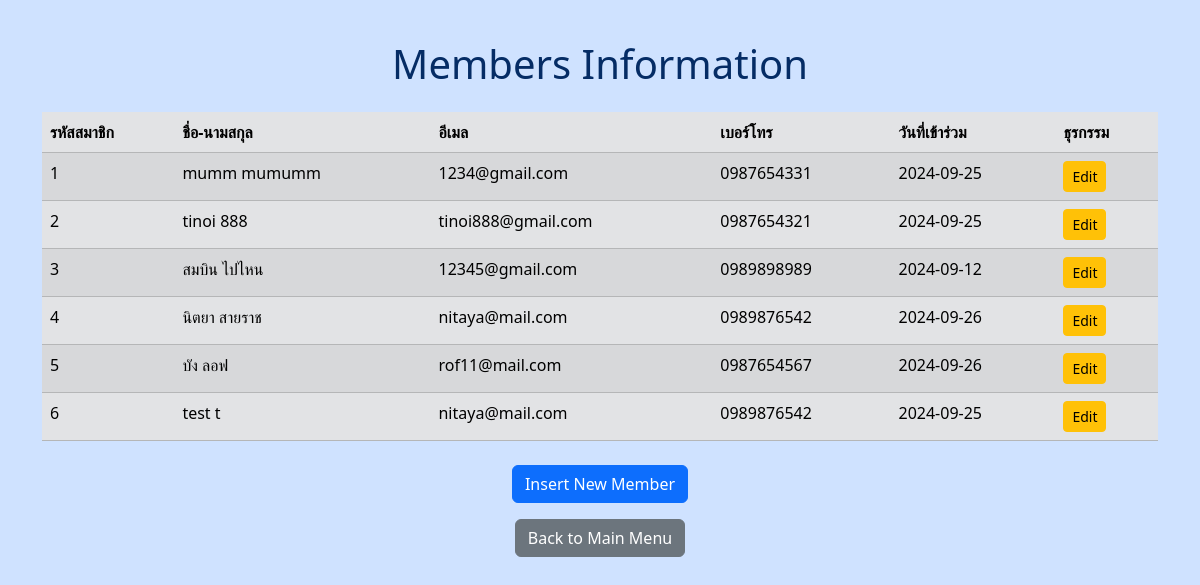
/members.php, run on the app's committed database.
### tables this page shows
CREATE TABLE `members` (
  `MemberID` int(11) NOT NULL,
  `FirstName` varchar(30) DEFAULT NULL,
  `LastName` varchar(30) DEFAULT NULL,
  `Email` varchar(50) DEFAULT NULL,
  `PhoneNumber` varchar(15) DEFAULT NULL,
  `JoinDate` date DEFAULT NULL
);

### members.php (the view, shortened to what this page needs)
<!DOCTYPE html>
<html lang="en">
<head>
    <link href="https://cdn.jsdelivr.net/npm/bootstrap@5.3.3/dist/css/bootstrap.min.css" rel="stylesheet">
</head>
<body class="p-3 mb-2 bg-primary-subtle text-primary-emphasis">
    <div class="container mt-4">
        <h1 class="text-center mb-4">Members Information</h1>
        <?php
            require 'conn.php';
            $sql = "SELECT * FROM members";
            $result = $conn->query($sql);
        ?>
        <table class="table table-secondary table-striped table-hover">
            <thead class="thead-dark">
                <tr>
                    <th>รหัสสมาชิก</th>
                    <th>ชื่อ-นามสกุล</th>
                    <th>อีเมล</th>
                    <th>เบอร์โทร</th>
                    <th>วันที่เข้าร่วม</th>
                    <th>ธุรกรรม</th>
                </tr>
            </thead>
            <tbody>
                <?php
                    if ($result->num_rows > 0) {
                        while($row = $result->fetch_assoc()) {
                            echo "<tr>
                                    <td>" . $row["MemberID"] . "</td>
                                    <td>" . $row["FirstName"] . " " . $row["LastName"] . "</td>
                                    <td>" . $row["Email"] . "</td>
                                    <td>" . $row["PhoneNumber"] . "</td>
                                    <td>" . $row["JoinDate"] . "</td>
                                    <td>
                                        <a href='editmember.php?MemberID=" . $row["MemberID"] . "' class='btn btn-sm btn-warning'>Edit</a>
                                    </td>
                                  </tr>";
                        }
                    } else {
                        echo "<tr><td colspan='6' class='text-center'>No results found</td></tr>";
                    }
                ?>
            </tbody>
        </table>
        <div class="text-center mt-4">
            <a href='insertmember.php' class='btn btn-primary'>Insert New Member</a>
        </div>
        <div class="text-center mt-3">
            <a href='mainmenu.php' class='btn btn-secondary'>Back to Main Menu</a>
        </div>
    </div>
</body>
</html>

### data on the page
members: MemberID "1", FirstName "mumm", LastName "mumumm", Email "1234@gmail.com", PhoneNumber "0987654331", JoinDate "2024-09-25"
members: MemberID "2", FirstName "tinoi", LastName "888", Email "tinoi888@gmail.com", PhoneNumber "0987654321", JoinDate "2024-09-25"
members: MemberID "3", FirstName "สมบิน", LastName "ไปไหน", Email "12345@gmail.com", PhoneNumber "0989898989", JoinDate "2024-09-12"
members: MemberID "4", FirstName "นิตยา", LastName "สายราช", Email "nitaya@mail.com", PhoneNumber "0989876542", JoinDate "2024-09-26"
members: MemberID "5", FirstName "บัง", LastName "ลอฟ", Email "rof11@mail.com", PhoneNumber "0987654567", JoinDate "2024-09-26"
members: MemberID "6", FirstName "test", LastName "t", Email "nitaya@mail.com", PhoneNumber "0989876542", JoinDate "2024-09-25"
